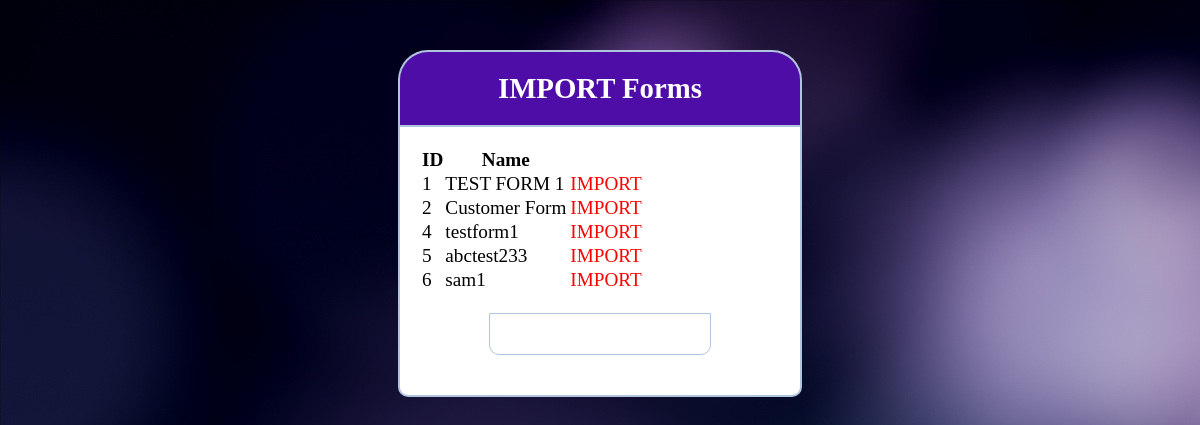
The page /import.php on the database its author committed.
### tables this page shows
CREATE TABLE `masterform` (
  `form_id` int(11) NOT NULL,
  `form_name` varchar(255) NOT NULL,
  `form_value` longtext NOT NULL,
  `created_on` timestamp NOT NULL DEFAULT CURRENT_TIMESTAMP
);

### import.php (the view, shortened to what this page needs)
<!DOCTYPE html>
<html>
<head>
<head>
	<link rel="stylesheet"  href="css/style.css">
</head>
<body>
	<div class="header">
		<h2>IMPORT Forms</h2>
	</div>
	<div class="content">
  <?php
	$db = mysqli_connect('localhost', 'root', '', 'registration');
$sql = "SELECT form_id, form_name, form_value FROM masterform";
$result = $db->query($sql);
if ($result->num_rows > 0) {
   echo "<table><tr><th>ID</th><th>Name</th></tr>";
    while($row = $result->fetch_assoc()) { ?>
        <tr><td><?php  echo $row["form_id"]; ?></td><td> <?php echo $row["form_name"]; ?></td><td></td><td><p class='agf' id=<?php echo $row["form_id"] ?>  style="color: red;width:110px;height:22px;" >IMPORT</p></td></tr>
     <?php }
    echo "</table>";
} else {
    echo "0 results";
}
?>
<div id = '12' class="con">
</div>
    </div>
        </body>
</html>

### css/style.css (style rules this page uses)
* { margin: 0px; padding: 0px; }
body { font-size: 120%; background:url('../images/backg.jpeg'); }
.header { width: 30%; margin: 50px auto 0px; color: white; background: #4d0da6; text-align: center; border: 2px solid #B0C4DE; border-bottom: none; border-radius: 30px 30px 0px 0px; padding: 20px; }
form, .content { width: 30%; margin: 0px auto; padding: 20px; border: 2px solid #B0C4DE; background: white; border-radius: 0px 0px 10px 10px; }
.con { width: 50%; margin: 20px auto; padding: 20px; border: 1px solid #B0C4DE; background: white; border-radius: 0px 0px 10px 10px; }

### rows shown on the page
masterform: form_id "1", form_name "TEST FORM 1"
masterform: form_id "2", form_name "Customer Form"
masterform: form_id "4", form_name "testform1"
masterform: form_id "5", form_name "abctest233"
masterform: form_id "6", form_name "sam1"
